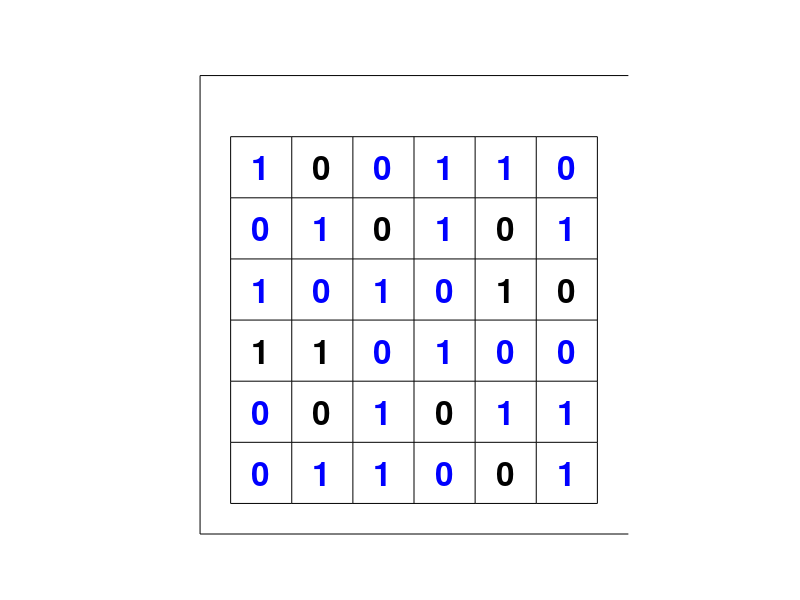

The MATLAB source for this figure: (Note: this script raises an error after producing the figure.)
file = "Binairo_6x6.png";
feasible = true;

original = [
    NaN, 0 , NaN, NaN, NaN, NaN, ;
    NaN, NaN, 0 , NaN, 0 , NaN, ;
    NaN, NaN, NaN, NaN, 1 , 0 , ;
    1 , 1 , NaN, NaN, NaN, NaN, ;
    NaN, 0 , NaN, 0 , NaN, NaN, ;
    NaN, NaN, NaN, NaN, 0 , NaN, ;
    ];

solution = [
    1, 0, 0, 1, 1, 0, ;
    0, 1, 0, 1, 0, 1, ;
    1, 0, 1, 0, 1, 0, ;
    1, 1, 0, 1, 0, 0, ;
    0, 0, 1, 0, 1, 1, ;
    0, 1, 1, 0, 0, 1, ;
    ];

function displayBinairo(Original, Solution, file, feasible)
    N = size(Original,1);
    % create a new figure
    figure;

    % keep the figure up for the drawings
    hold on;

    % configure axes
    axis equal;
    axis off;
    axis([-0.5 6.5 -0.5 7.5]);

    % fixed background size
    rectangle('Position', [-0.5 -0.5 7.5 7.5], 'FaceColor', 'w', 'EdgeColor', 'k');

    % display grid to adapt to the standard size of a grid
    % We want the grid to occupy the original 0 to 6 bounds
    grid_min = 0;
    grid_max = 6;

    % linspace handles the math so N elements always span exactly from grid_min to grid_max
    t = linspace(grid_min, grid_max, N + 1); 
    [X, Y] = meshgrid(t, t);
    plot(X, Y, 'k');
    plot(X', Y', 'k');
    


    % display numbers
    for i = 1:6
        for j = 1:6
            color = 'k';
            if isnan(Original(i,j))
                color = 'b';
            end
            text(j - 0.5, 6.5 - i, num2str(Solution(i, j)),'Color', color, 'FontWeight', 'bold', 'HorizontalAlignment', 'center', 'VerticalAlignment', 'middle', 'FontSize', 24);
        end
    end
   
    % display name and date
    time = datetime('now');
    text(3.5, 6.5, string(time), 'Color', 'k', 'FontSize', 18);
    text(0, 6.5, string(file),'Interpreter', 'none', 'Color', 'b', 'FontWeight', 'bold', 'FontSize', 18)
    hold off; 
end

displayBinairo(original, solution, file, feasible)
